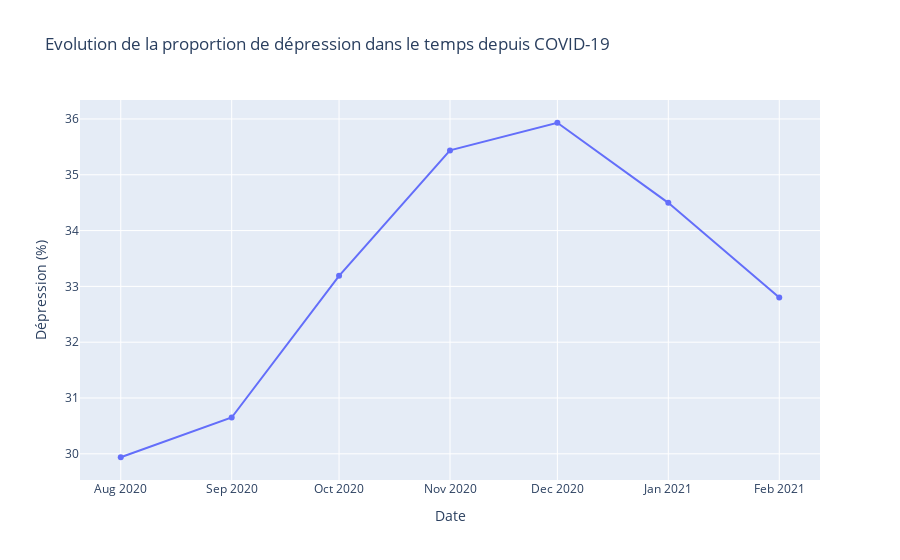

Notebook source saved alongside this figure:
### Code cell
fig_season = px.line(compare, x="Date", y="Value", markers=True, 
            title='Evolution de la proportion de dépression dans le temps depuis COVID-19',
            labels=dict(Month="Mois", Value="Dépression (%)"))
fig_season.show()

### Figure 1 — Plotly figure (JSON) as saved in the notebook; plotly's stock layout.template omitted (floating-point values rounded to 4 significant figures)
{"data": [{"hovertemplate": "Date=%{x}<br>Dépression (%)=%{y}<extra></extra>", "legendgroup": "", "line": {"color": "#636efa", "dash": "solid"}, "marker": {"symbol": "circle"}, "mode": "markers+lines", "name": "", "orientation": "v", "showlegend": false, "type": "scatter", "x": ["2020-8", "2020-9", "2020-10", "2020-11", "2020-12", "2021-1", "2021-2"], "xaxis": "x", "y": [29.94, 30.65, 33.19, 35.44, 35.93, 34.5, 32.8], "yaxis": "y"}], "layout": {"legend": {"tracegroupgap": 0}, "title": {"text": "Evolution de la proportion de dépression dans le temps depuis COVID-19"}, "xaxis": {"anchor": "y", "domain": [0, 1], "title": {"text": "Date"}}, "yaxis": {"anchor": "x", "domain": [0, 1], "title": {"text": "Dépression (%)"}}}}
